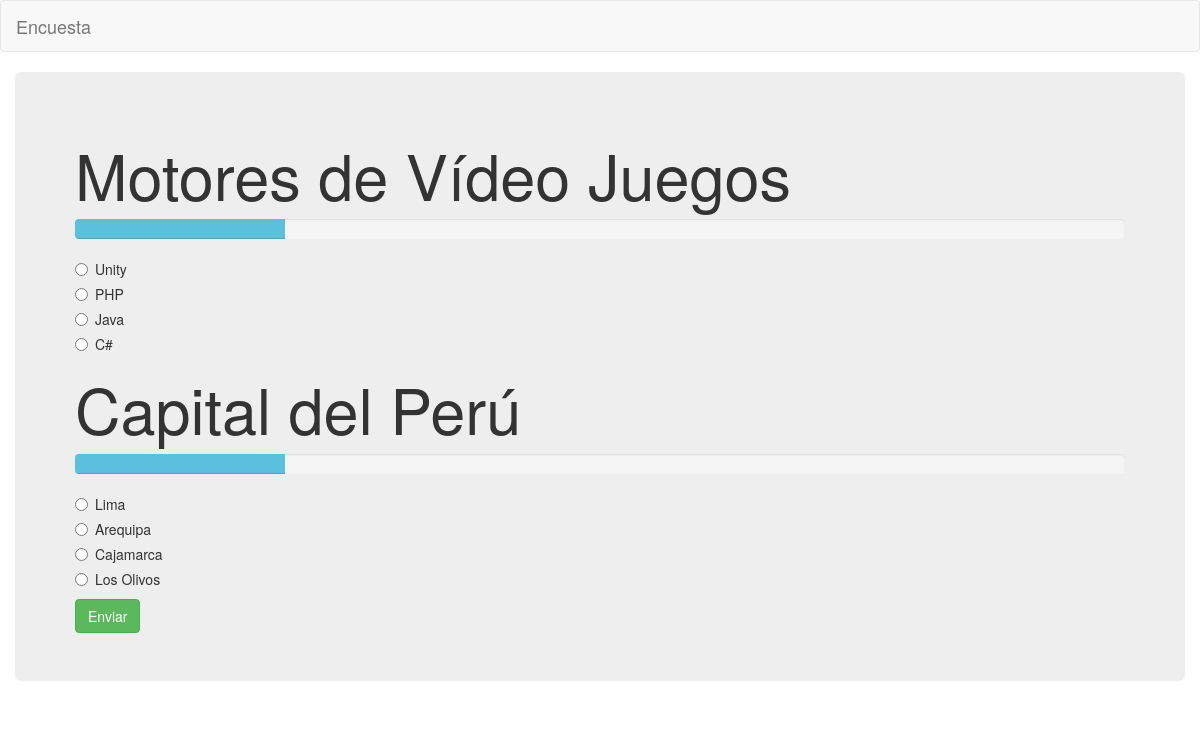
The page / on the database its author committed.
### tables this page shows
CREATE TABLE `preguntas` (
  `id` int(11) NOT NULL,
  `nombres` varchar(200) NOT NULL,
  `fecha` date NOT NULL
);

CREATE TABLE `opciones` (
  `id` int(11) NOT NULL,
  `nombres` varchar(200) NOT NULL,
  `correcto` char(1) NOT NULL DEFAULT '0',
  `pregunta_id` int(11) NOT NULL
);

### application/controllers/Welcome.php (called while the page is built, shortened)
<?php
class Welcome extends CI_Controller {
	public function __construct()
    {
			    $this->load->model('Encuestas_model');
    }
	public function index()
	{
		$data['preguntas'] =  $this->Encuestas_model->all();
		$this->load->view('welcome_message',$data);
	}
}

### index.php (called while the page is built, shortened)
<?php
require_once BASEPATH.'core/CodeIgniter.php';

### application/models/Encuestas_model.php (called while the page is built, shortened)
<?php
class Encuestas_model extends CI_Model {
        public function all()
        {
                $this->db->order_by("id", "desc");
                $query = $this->db->get('preguntas');
                return $query->result();
        }
            public function get_data_by_question($id)
            {
                $this->db->select('*');
                $this->db->from('opciones');
                $this->db->where('pregunta_id', $id);
                $query = $this->db->get();
                return $query->result();
            }
}

### application/views/welcome_message.php (the view, shortened to what this page needs)
?><!DOCTYPE html>
<html lang="en">
<head>
    <link rel="stylesheet" href="https://maxcdn.bootstrapcdn.com/bootstrap/3.3.7/css/bootstrap.min.css">
    <link rel="stylesheet" href="https://cdnjs.cloudflare.com/ajax/libs/bootstrap-material-design/0.3.0/css/material-fullpalette.min.css">
    <link rel="stylesheet" href="https://cdnjs.cloudflare.com/ajax/libs/bootstrap-material-design/0.3.0/css/ripples.min.css">
    <link href="<?php echo base_url();?>assets/css/app.css" rel="stylesheet">
    <body>
<div id="app">
 	<div class="navbar navbar-default">
  <div class="container-fluid">
      <div class="navbar-header">
        <a class="navbar-brand" href="javascript:void(0)">Encuesta</a>
    </div>
  </div>
</div>
	<div class="container">
      <div class="row">
      	     <form  method="post" action="<?php echo base_url('welcome/save');?>">
			<div class="jumbotron">
				<?php
				$ci = &get_instance();
				$i=0;
                foreach ($preguntas as $value) {
               	 $opciones = $ci->Encuestas_model->get_data_by_question($value->id);
            ?>
				<h1><?php echo $value->nombres;?></h1>
				<div class="progress">
				  <div class="progress-bar progress-bar-info" style="width: 20%"></div>
				</div>
					<?php
							foreach ($opciones as $value2) {
					?>
						<div class="radio">
							<label>
								<input type="radio" name="opciones<?php echo $value->id;?>" id="opciones<?php echo $value->id;?>" value="<?php echo $value2->id;?>" >
							<?php echo $value2->nombres;?>
							</label>
						</div>
						<?php }?>
				<?php $i++; }
				?>
				<button class="btn btn-raised btn-success">Enviar</button>
			</div>
			</form>
      </div>
	</div>
</div>
</body>
</html>

### rows shown on the page
preguntas: nombres "Motores de Vídeo Juegos"
opciones: nombres "Unity"
opciones: nombres "PHP"
opciones: nombres "Java"
opciones: nombres "C#"
preguntas: nombres "Capital del Perú"
opciones: nombres "Lima"
opciones: nombres "Arequipa"
opciones: nombres "Cajamarca"
opciones: nombres "Los Olivos"
